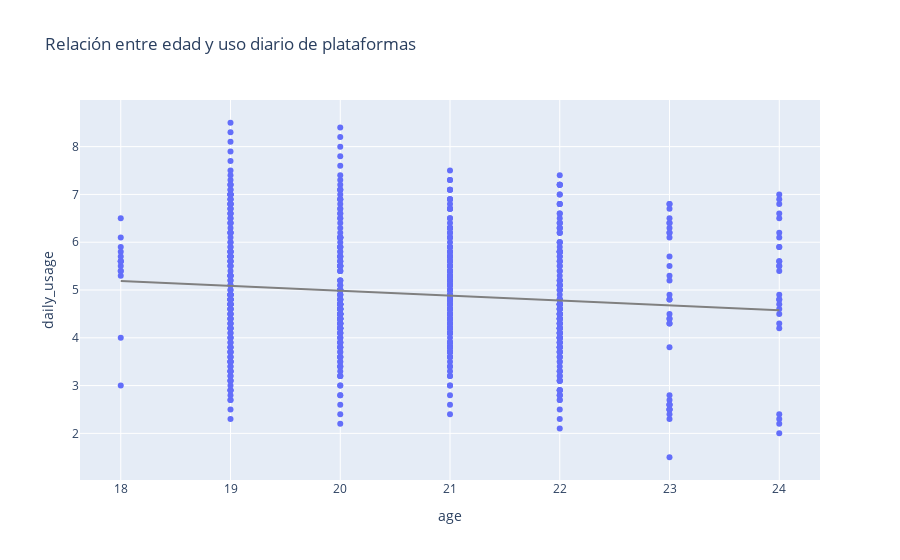

The notebook cell saved with this chart:
### Markdown cell above
- Sobre las plataformas más usadas, en promedio a whatsapp se le dedica más de 6 horas, a tiktok mas de 5 horas y al resto más de 4.

### Code cell
## dispersión de edades y uso diario
fig = px.scatter(df, x="age", y='daily_usage', trendline="ols", trendline_color_override="grey", title='Relación entre edad y uso diario de plataformas')

fig.show()

## medida de correlación
print('Correlación: ', round(df['age'].corr(df['daily_usage']), 2) )

### Figure 1 — Plotly figure (JSON) as saved in the notebook; plotly's stock layout.template omitted (floating-point values rounded to 4 significant figures; data arrays with more than 128 entries replaced by an {"elided": "..."} marker saying what was removed)
{"data": [{"hovertemplate": "age=%{x}<br>daily_usage=%{y}<extra></extra>", "legendgroup": "", "marker": {"color": "#636efa", "symbol": "circle"}, "mode": "markers", "name": "", "orientation": "v", "showlegend": false, "type": "scatter", "x": {"elided": "705 int values"}, "xaxis": "x", "y": {"elided": "705 float values"}, "yaxis": "y"}, {"hovertemplate": "<b>OLS trendline</b><br>daily_usage = -0.10216 * age + 7.0293<br>R<sup>2</sup>=0.012924<br><br>age=%{x}<br>daily_usage=%{y} <b>(trend)</b><extra></extra>", "legendgroup": "", "line": {"color": "grey"}, "marker": {"color": "#636efa", "symbol": "circle"}, "mode": "lines", "name": "", "showlegend": false, "type": "scatter", "x": {"elided": "705 int values"}, "xaxis": "x", "y": {"elided": "705 float values"}, "yaxis": "y"}], "layout": {"legend": {"tracegroupgap": 0}, "title": {"text": "Relación entre edad y uso diario de plataformas"}, "xaxis": {"anchor": "y", "domain": [0, 1], "title": {"text": "age"}}, "yaxis": {"anchor": "x", "domain": [0, 1], "title": {"text": "daily_usage"}}}}
